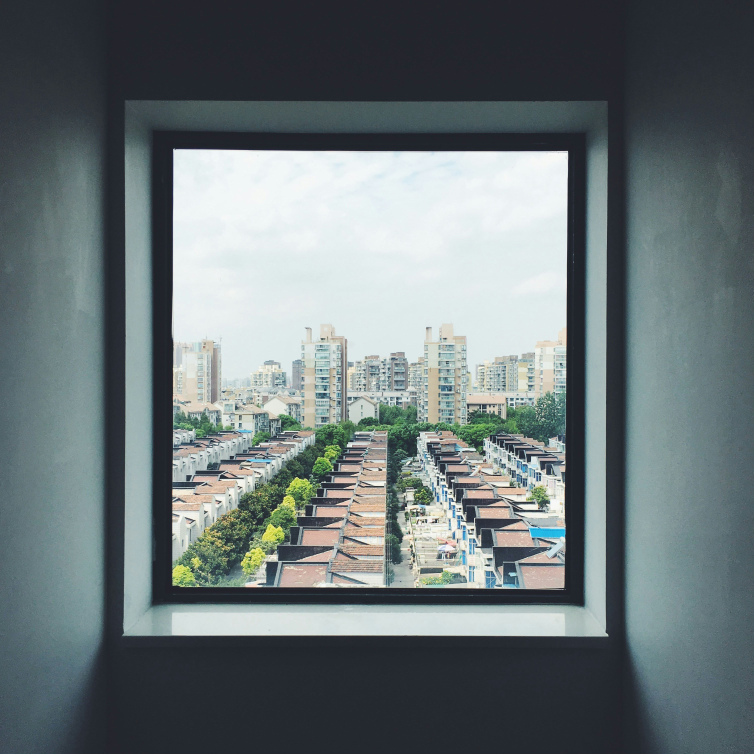
//> input picture input.jpg, 3014 x 3014 px (shown at 1/4 size)
$ ./down-sampling   (built with g++ and OpenCV 4)
//> lines starting //> are read from the running program, lines starting //| are printed output that depends on the picture
#include <opencv2/opencv.hpp>
#include <vector>
#include <complex>
#include <iostream>

using namespace std;
using namespace cv;
using cd = complex<double>;
const double PI = acos(-1);

void fft(vector<cd> & a, bool invert) {
    int n = a.size();
    if (n == 1)
        return;

    vector<cd> a0(n / 2), a1(n / 2);
    for (int i = 0; 2 * i < n; i++) {
        a0[i] = a[2*i];
        a1[i] = a[2*i+1];
    }
    fft(a0, invert);
    fft(a1, invert);

    double ang = 2 * PI / n * (invert ? -1 : 1);
    cd w(1), wn(cos(ang), sin(ang));
    for (int i = 0; 2 * i < n; i++) {
        a[i] = a0[i] + w * a1[i];
        a[i + n/2] = a0[i] - w * a1[i];
        if (invert) {
            a[i] /= 2;
            a[i + n/2] /= 2;
        }
        w *= wn;
    }
}

void fft2(vector<vector<cd>>& a, bool invert) {
    int n = a.size();
    int m = a[0].size();

    for (int i = 0; i < n; i++) {
        fft(a[i], invert);
    }

    vector<vector<cd>> a_transpose(m, vector<cd>(n));
    for (int i = 0; i < n; i++) {
        for (int j = 0; j < m; j++) {
            a_transpose[j][i] = a[i][j];
        }
    }

    for (int i = 0; i < m; i++) {
        fft(a_transpose[i], invert);
    }

    for (int i = 0; i < n; i++) {
        for (int j = 0; j < m; j++) {
            a[i][j] = a_transpose[j][i];
        }
    }
}


void lowPassFilter(vector<vector<cd>>& a, double cutoff) {
    int n = a.size();
    int m = a[0].size();

    int filterSizeN = n * cutoff;
    int filterSizeM = m * cutoff;

    for (int i = 0; i < n; ++i) {
        for (int j = 0; j < m; ++j) {
            if (i > filterSizeN / 2 && i < n - filterSizeN / 2 &&
                j > filterSizeM / 2 && j < m - filterSizeM / 2) {
                a[i][j] = 0;
            }
        }
    }
}

vector<vector<cd>> loadImage(const string& path) {
//> called with path = "input.jpg"
    Mat image = imread(path, IMREAD_GRAYSCALE);
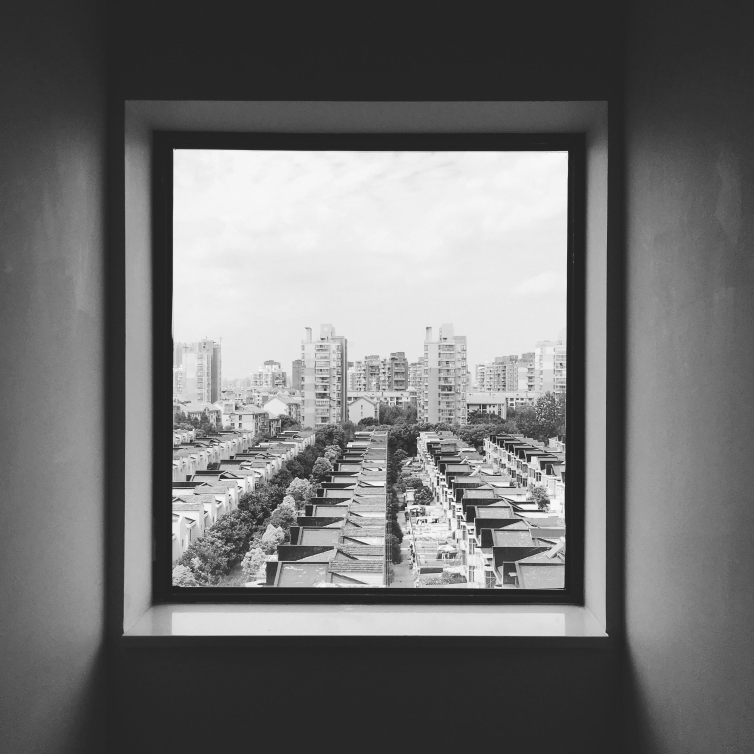
//> image: 3014 rows x 3014 cols, CV_8UC1 (shown at 1/4 size); min 9, max 255, mean 114.7
    if (image.empty()) {
        cerr << "Could not open or find the image at " << path << endl;
        exit(EXIT_FAILURE);
    }

    vector<vector<cd>> complexImage(image.rows, vector<cd>(image.cols));
    for (int i = 0; i < image.rows; i++) {
        for (int j = 0; j < image.cols; j++) {
            complexImage[i][j] = cd(static_cast<double>(image.at<uchar>(i, j)), 0.0);
        }
    }
    return complexImage;
}

void saveImage(const string& path, const vector<vector<cd>>& complexImage) {
    if (complexImage.empty() || complexImage[0].empty()) {
        cerr << "Complex image is empty, cannot save." << endl;
        return;
    }

    Mat image(complexImage.size(), complexImage[0].size(), CV_8UC1);
    double maxVal = 0.0;
    for (const auto& row : complexImage) {
        for (const auto& val : row) {
            double mag = abs(val);
            maxVal = max(maxVal, mag);
        }
    }

    for (int i = 0; i < image.rows; i++) {
        for (int j = 0; j < image.cols; j++) {
            image.at<uchar>(i, j) = static_cast<uchar>(255.0 * abs(complexImage[i][j]) / maxVal);
        }
    }

    if (!imwrite(path, image)) {
        cerr << "Failed to save the image to " << path << endl;
    }
}

void downSample(vector<vector<cd>>& image, int factor) {
//> called with factor = 2
    int rows = image.size();
//> rows = 3014
    int cols = image[0].size();
//> cols = 3014
    vector<vector<cd>> downSampled;

    for (int i = 0; i < rows; i += factor) {
        vector<cd> row;
        for (int j = 0; j < cols; j += factor) {
            row.push_back(image[i][j]);
        }
        downSampled.push_back(row);
    }

    image = downSampled;
}

int main() {
    string inputPath = "input.jpg";
    string outputPath = "output.jpg";

    auto image = loadImage(inputPath);
    int downSampleFactor = 2;
    downSample(image, downSampleFactor);


    int rows = pow(2, ceil(log2(image.size())));
//> rows = 2048
    int cols = pow(2, ceil(log2(image[0].size())));
//> cols = 2048
    for (auto& row : image) {
        row.resize(cols, 0);
    }
    image.resize(rows, vector<cd>(cols, 0));

    fft2(image, false);
    double cutoff = .1;
    lowPassFilter(image, cutoff);
    fft2(image, true);

    saveImage(outputPath, image);
//> after the loop in saveImage, `for (int i = 0; i < image.rows; i++)`:
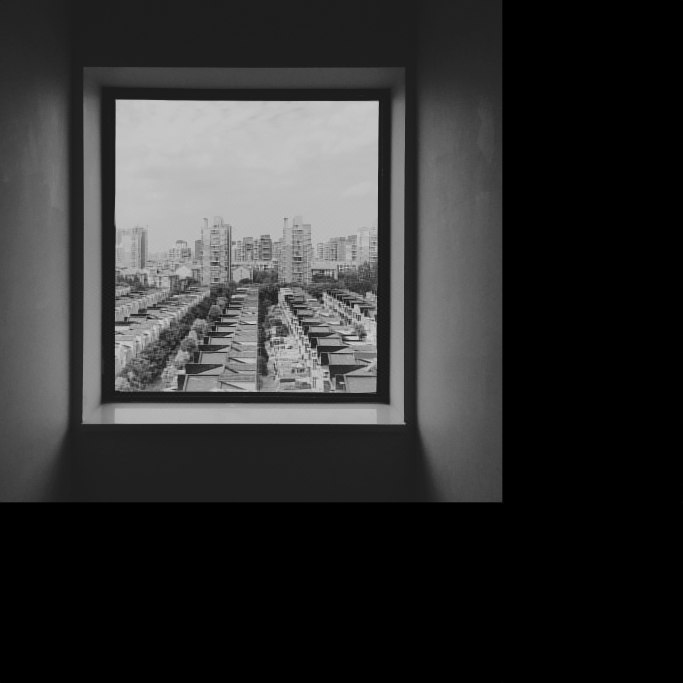
//> image: 2048 rows x 2048 cols, CV_8UC1 (shown at 1/3 size); min 0, max 255, mean 50


    return 0;
}
